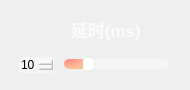
                 <widget class="QFrame" name="Delay_QF">
                  <property name="minimumSize">
                   <size>
                    <width>190</width>
                    <height>90</height>
                   </size>
                  </property>
                  <property name="maximumSize">
                   <size>
                    <width>190</width>
                    <height>90</height>
                   </size>
                  </property>
                  <property name="styleSheet">
                   <string notr="true">QFrame#Delay_QF{
border:2px solid rgba(255, 255, 255, 70);
border-radius:15px;
}</string>
                  </property>
                  <layout class="QVBoxLayout" name="verticalLayout_19">
                   <item>
                    <widget class="QPushButton" name="ToggleBotton_4">
                     <property name="sizePolicy">
                      <sizepolicy hsizetype="Expanding" vsizetype="Fixed">
                       <horstretch>0</horstretch>
                       <verstretch>0</verstretch>
                      </sizepolicy>
                     </property>
                     <property name="minimumSize">
                      <size>
                       <width>0</width>
                       <height>30</height>
                      </size>
                     </property>
                     <property name="maximumSize">
                      <size>
                       <width>16777215</width>
                       <height>30</height>
                      </size>
                     </property>
                     <property name="font">
                      <font>
                       <family>Nirmala UI</family>
                       <pointsize>13</pointsize>
                       <weight>87</weight>
                       <italic>false</italic>
                       <bold>true</bold>
                      </font>
                     </property>
                     <property name="cursor">
                      <cursorShape>ArrowCursor</cursorShape>
                     </property>
                     <property name="mouseTracking">
                      <bool>true</bool>
                     </property>
                     <property name="focusPolicy">
                      <enum>Qt::StrongFocus</enum>
                     </property>
                     <property name="contextMenuPolicy">
                      <enum>Qt::DefaultContextMenu</enum>
                     </property>
                     <property name="layoutDirection">
                      <enum>Qt::LeftToRight</enum>
                     </property>
                     <property name="autoFillBackground">
                      <bool>false</bool>
                     </property>
                     <property name="styleSheet">
                      <string notr="true">QPushButton{
background-image: url(:/all/img/delay.png);
background-repeat: no-repeat;
background-position: left center;
border: none;
border-left: 20px solid transparent;

text-align: left;
padding-left: 40px;
padding-bottom: 2px;
color: rgba(255, 255, 255, 199);
font: 700 13pt &quot;Nirmala UI&quot;;
}</string>
                     </property>
                     <property name="text">
                      <string>延时(ms)</string>
                     </property>
                     <property name="icon">
                      <iconset theme="zoom-out">
                       <normaloff>.</normaloff>.</iconset>
                     </property>
                     <property name="autoDefault">
                      <bool>false</bool>
                     </property>
                     <property name="default">
                      <bool>false</bool>
                     </property>
                     <property name="flat">
                      <bool>false</bool>
                     </property>
                    </widget>
                   </item>
                   <item>
                    <widget class="QFrame" name="frame_2">
                     <property name="sizePolicy">
                      <sizepolicy hsizetype="Preferred" vsizetype="Preferred">
                       <horstretch>0</horstretch>
                       <verstretch>0</verstretch>
                      </sizepolicy>
                     </property>
                     <property name="minimumSize">
                      <size>
                       <width>0</width>
                       <height>20</height>
                      </size>
                     </property>
                     <property name="maximumSize">
                      <size>
                       <width>16777215</width>
                       <height>20</height>
                      </size>
                     </property>
                     <layout class="QHBoxLayout" name="horizontalLayout_12">
                      <property name="spacing">
                       <number>10</number>
                      </property>
                      <property name="leftMargin">
                       <number>8</number>
                      </property>
                      <property name="topMargin">
                       <number>0</number>
                      </property>
                      <property name="rightMargin">
                       <number>10</number>
                      </property>
                      <property name="bottomMargin">
                       <number>0</number>
                      </property>
                      <item>
                       <widget class="QSpinBox" name="speed_spinbox">
                        <property name="styleSheet">
                         <string notr="true">QSpinBox {
border: 0px solid lightgray;
border-radius: 2px;
background-color: rgba(255,255,255,90);
font: 600 9pt &quot;Segoe UI&quot;;
}
        
QSpinBox::up-button {
width: 10px;
height: 9px;
margin: 0px 3px 0px 0px;
border-image: url(:/all/img/box_up.png);
}
QSpinBox::up-button:pressed {
margin-top: 1px;
}
            
QSpinBox::down-button {
width: 10px;
height: 9px;
margin: 0px 3px 0px 0px;
border-image: url(:/all/img/box_down.png);
}
QSpinBox::down-button:pressed {
margin-bottom: 1px;
}</string>
                        </property>
                        <property name="maximum">
                         <number>50</number>
                        </property>
                        <property name="value">
                         <number>10</number>
                        </property>
                       </widget>
                      </item>
                      <item>
                       <widget class="QSlider" name="speed_slider">
                        <property name="cursor">
                         <cursorShape>PointingHandCursor</cursorShape>
                        </property>
                        <property name="styleSheet">
                         <string notr="true">QSlider::groove:horizontal {
border: none;
height: 10px;
background-color: rgba(255,255,255,90);
border-radius: 5px;
}

QSlider::handle:horizontal {
width: 10px;
margin: -1px 0px -1px 0px;
border-radius: 3px;
background-color: white;
}

QSlider::sub-page:horizontal {
background-color: qradialgradient(cx:0, cy:0, radius:1, fx:0.1, fy:0.1, stop:0 rgb(253, 139, 133),  stop:1 rgb(248, 194, 152));
border-radius: 5px;
}</string>
                        </property>
                        <property name="maximum">
                         <number>50</number>
                        </property>
                        <property name="value">
                         <number>10</number>
                        </property>
                        <property name="orientation">
                         <enum>Qt::Horizontal</enum>
                        </property>
                       </widget>
                      </item>
                     </layout>
                    </widget>
                   </item>
                  </layout>
                 </widget>
